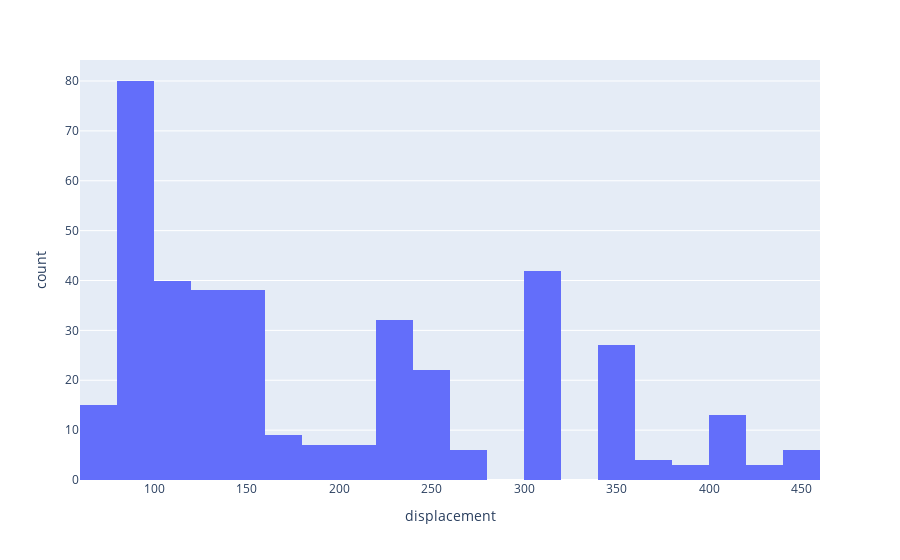

The cell this chart's notebook holds for it:
### Code cell
px.histogram(mpg, x="displacement")

### Figure 1 — Plotly figure (JSON) as saved in the notebook; plotly's stock layout.template omitted (floating-point values rounded to 4 significant figures; data arrays with more than 128 entries replaced by an {"elided": "..."} marker saying what was removed)
{"data": [{"alignmentgroup": "True", "bingroup": "x", "hovertemplate": "displacement=%{x}<br>count=%{y}<extra></extra>", "legendgroup": "", "marker": {"color": "#636efa", "pattern": {"shape": ""}}, "name": "", "offsetgroup": "", "orientation": "v", "showlegend": false, "type": "histogram", "x": {"elided": "392 float values"}, "xaxis": "x", "yaxis": "y"}], "layout": {"barmode": "relative", "legend": {"tracegroupgap": 0}, "margin": {"t": 60}, "xaxis": {"anchor": "y", "domain": [0, 1], "title": {"text": "displacement"}}, "yaxis": {"anchor": "x", "domain": [0, 1], "title": {"text": "count"}}}}
